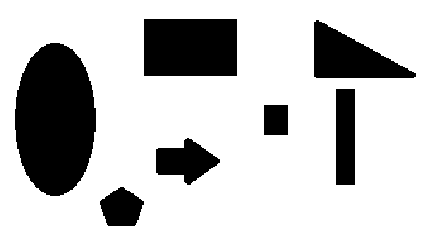
#> input picture ejercicio_10_Eliminar_area_30/figurasn.png, 421 x 233 px
$ python eje10.py
#> lines starting #> are read from the running program, lines starting #| are printed output that depends on the picture; after the words box and inside, x2 and y2 are one past the last pixel; in counts of white or black regions, pixels touching at a corner belong together
import cv2
import numpy as np
import matplotlib.pyplot as plt

# Cargar la imagen y convertirla a escala de grises
I = cv2.imread('figurasn.png')
#> I is the input picture: shape (233, 421, 3); 75.7% white; 7 black regions, largest, box (x1, y1, x2, y2) and area: (15, 43, 96, 196) 9714, (144, 19, 237, 76) 5301, (314, 20, 416, 78) 3273
I = cv2.cvtColor(I, cv2.COLOR_BGR2GRAY)

# Binarizar la imagen
_, I = cv2.threshold(I, 128, 255, cv2.THRESH_BINARY)

# Mostrar la imagen original
plt.subplot(2, 2, 1)
plt.imshow(I, cmap='gray')
plt.title('Imagen original')

# Cambiar el color
I = cv2.bitwise_not(I)

# Mostrar la imagen con el color cambiado
plt.subplot(2, 2, 2)
plt.imshow(I, cmap='gray')
plt.title('Color cambiado')

# Etiquetar los objetos en la imagen binaria
_, etiquetas = cv2.connectedComponents(I)
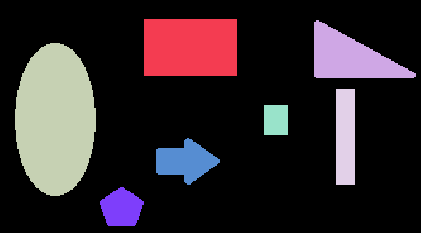
#> etiquetas: shape (233, 421) int32; 8 distinct labels, from 0 to 7; one colour per label, 0 black

# Obtener las propiedades de los objetos etiquetados
propiedades = cv2.connectedComponentsWithStats(I)

# Obtener las áreas de los objetos etiquetados
areas = propiedades[2][:, cv2.CC_STAT_AREA]
#> areas = [74280, 5301, 3273, 9714, 1824, 720, 1744, 1237]

# Ordenar las áreas de manera descendente
indices = np.argsort(areas)[::-1]
#> indices = [0, 3, 1, 2, 4, 6, 7, 5]

# Encontrar el área del objeto más grande
area_objeto_mas_grande = areas[indices[0]]
#> area_objeto_mas_grande = 74280

# Calcular el umbral para eliminar objetos pequeños
umbral = area_objeto_mas_grande * (3/100)
#> umbral = 2228.4

# Eliminar los objetos cuya área sea menor al umbral
for i in range(1, len(areas)):
    if areas[i] < umbral:
        etiquetas[etiquetas == i] = 0
#> this loop made 7 passes
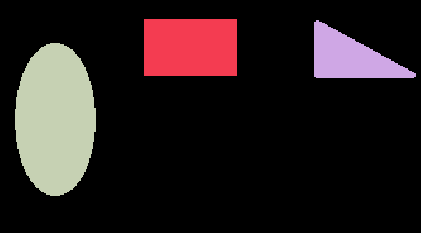
#> etiquetas: shape (233, 421) int32; 4 distinct labels, from 0 to 3; one colour per label, 0 black

# Mostrar la imagen resultante sin los objetos eliminados
imagen_resultante = etiquetas > 0
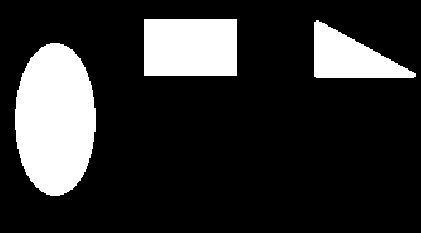
#> imagen_resultante: shape (233, 421) bool; 18.6% white; 3 white regions, box (x1, y1, x2, y2) and area: (15, 43, 96, 196) 9714, (144, 19, 237, 76) 5301, (314, 20, 416, 78) 3273
plt.subplot(2, 2, 3)
plt.imshow(imagen_resultante, cmap='gray')
plt.title('Imagen resultante')

# Mostrar las subtramas
plt.tight_layout()
plt.show()
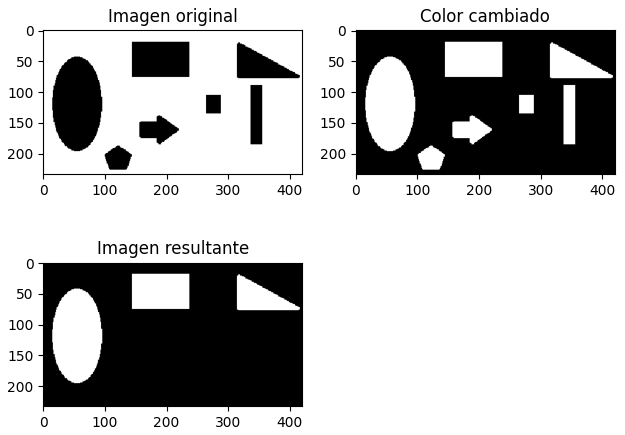
#> figure drawn by matplotlib, 3 panels
